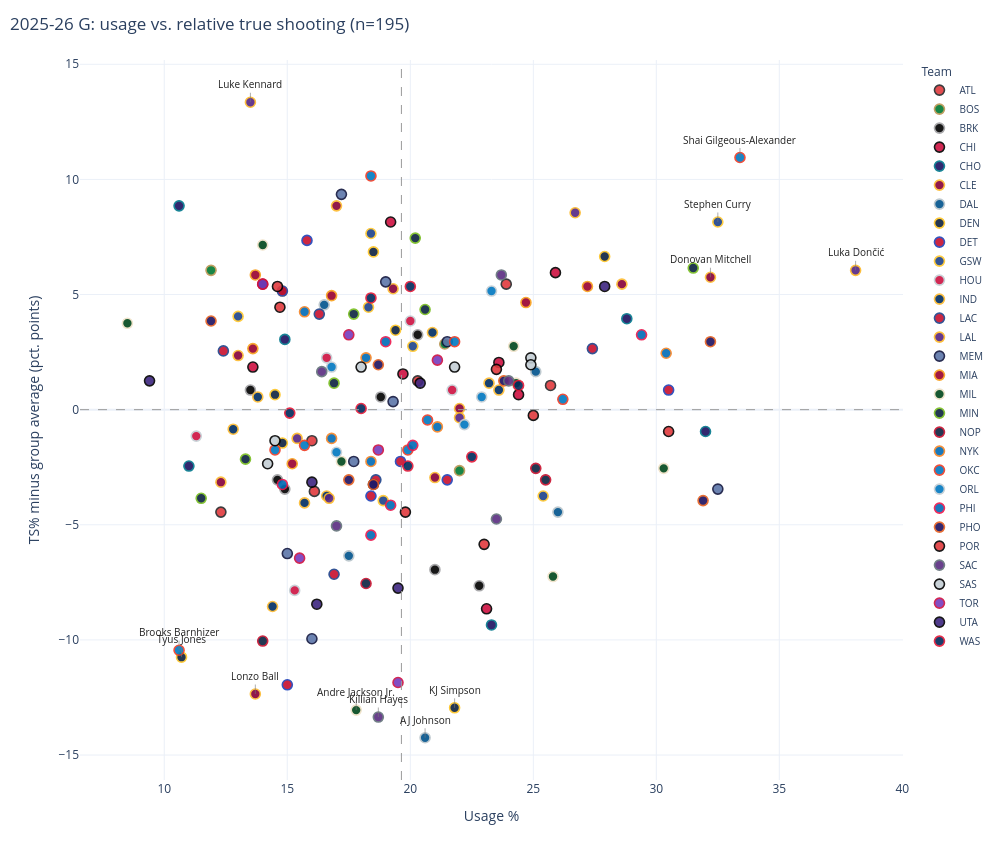
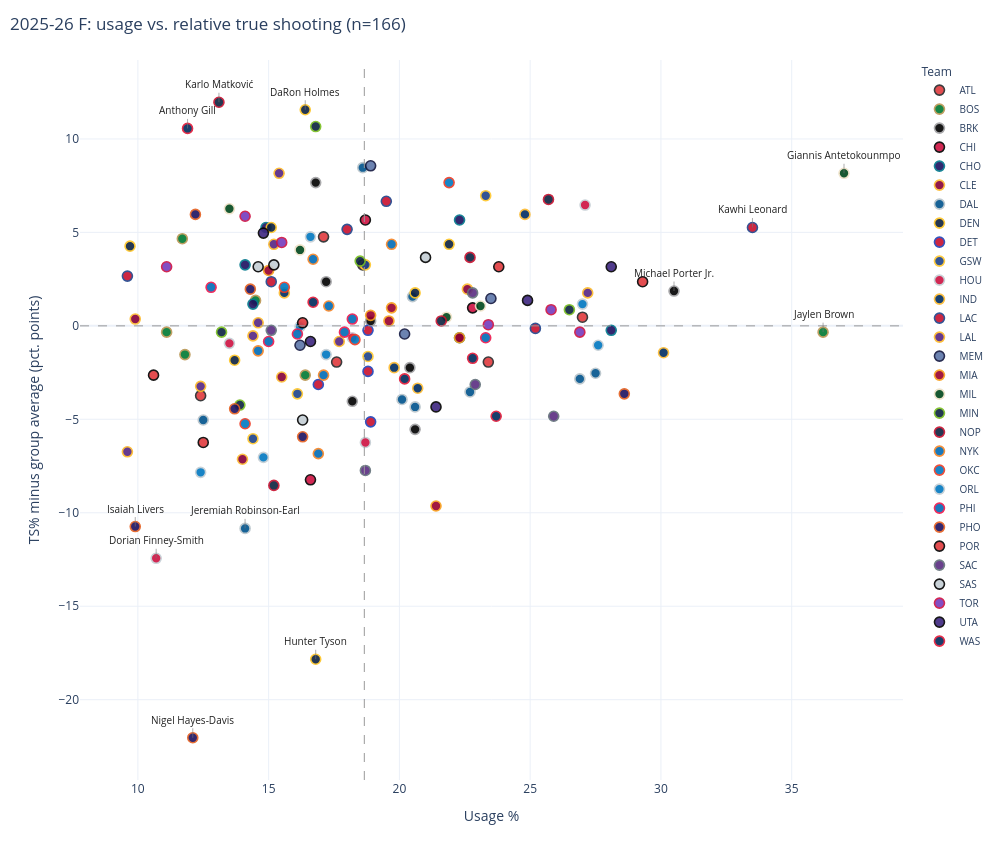
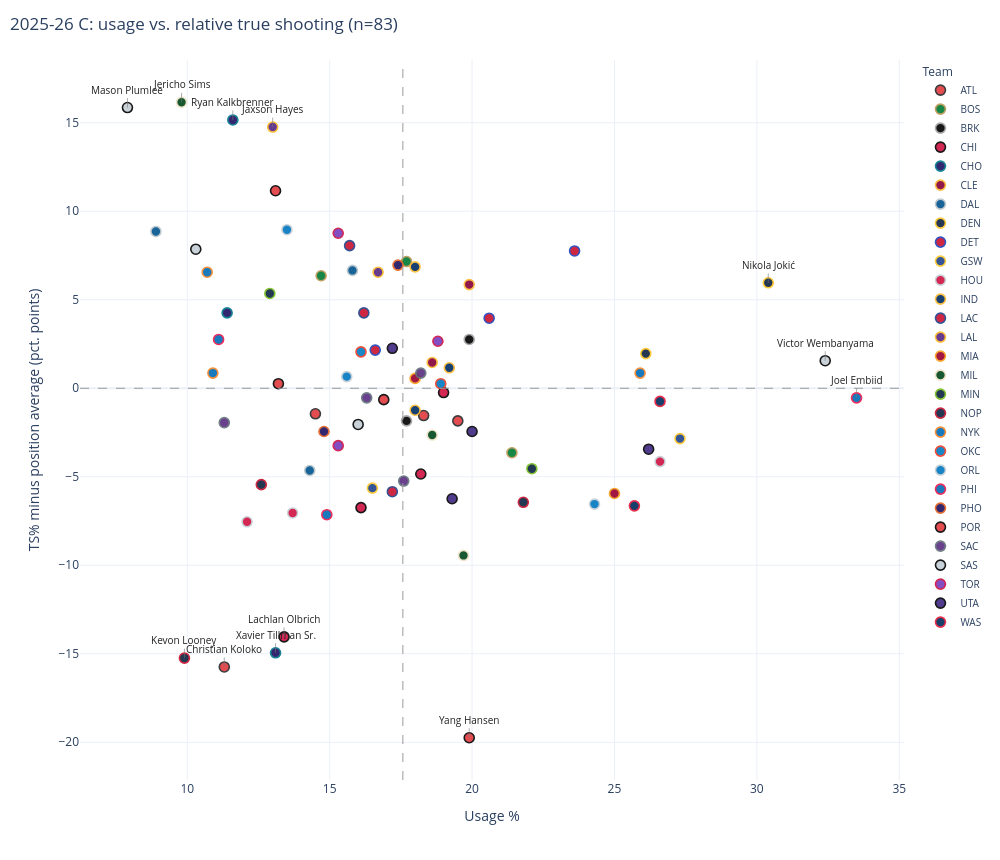

Notebook source saved alongside these figures, in order:
### Markdown cell above
### Position groups

### Code cell
for group in ['G', 'F', 'C']:
    plot_usage_ts_interactive(frames[2026], group, relative=True).show()
